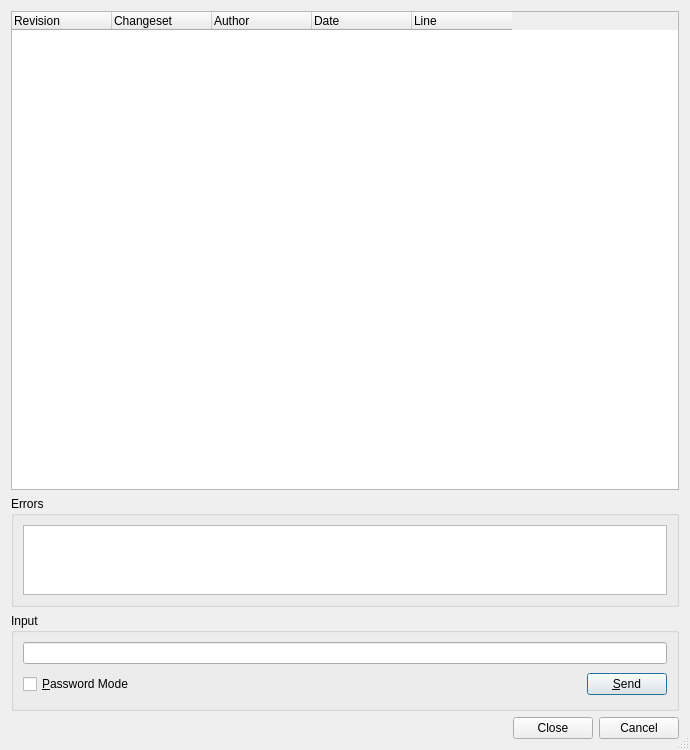
<?xml version="1.0" encoding="UTF-8"?>
<ui version="4.0">
 <class>HgAnnotateDialog</class>
 <widget class="QDialog" name="HgAnnotateDialog">
  <property name="geometry">
   <rect>
    <x>0</x>
    <y>0</y>
    <width>690</width>
    <height>750</height>
   </rect>
  </property>
  <property name="windowTitle">
   <string>Mercurial Annotate</string>
  </property>
  <property name="sizeGripEnabled">
   <bool>true</bool>
  </property>
  <layout class="QVBoxLayout">
   <item>
    <widget class="QTreeWidget" name="annotateList">
     <property name="sizePolicy">
      <sizepolicy hsizetype="Expanding" vsizetype="Expanding">
       <horstretch>0</horstretch>
       <verstretch>6</verstretch>
      </sizepolicy>
     </property>
     <property name="alternatingRowColors">
      <bool>true</bool>
     </property>
     <property name="selectionMode">
      <enum>QAbstractItemView::NoSelection</enum>
     </property>
     <property name="rootIsDecorated">
      <bool>false</bool>
     </property>
     <property name="itemsExpandable">
      <bool>false</bool>
     </property>
     <attribute name="headerStretchLastSection">
      <bool>false</bool>
     </attribute>
     <column>
      <property name="text">
       <string>Revision</string>
      </property>
     </column>
     <column>
      <property name="text">
       <string>Changeset</string>
      </property>
     </column>
     <column>
      <property name="text">
       <string>Author</string>
      </property>
     </column>
     <column>
      <property name="text">
       <string>Date</string>
      </property>
     </column>
     <column>
      <property name="text">
       <string>Line</string>
      </property>
     </column>
    </widget>
   </item>
   <item>
    <widget class="QGroupBox" name="errorGroup">
     <property name="sizePolicy">
      <sizepolicy hsizetype="Preferred" vsizetype="Expanding">
       <horstretch>0</horstretch>
       <verstretch>1</verstretch>
      </sizepolicy>
     </property>
     <property name="title">
      <string>Errors</string>
     </property>
     <layout class="QVBoxLayout">
      <item>
       <widget class="QTextEdit" name="errors">
        <property name="readOnly">
         <bool>true</bool>
        </property>
        <property name="acceptRichText">
         <bool>false</bool>
        </property>
       </widget>
      </item>
     </layout>
    </widget>
   </item>
   <item>
    <widget class="QGroupBox" name="inputGroup">
     <property name="title">
      <string>Input</string>
     </property>
     <layout class="QGridLayout">
      <item row="1" column="1">
       <spacer>
        <property name="orientation">
         <enum>Qt::Horizontal</enum>
        </property>
        <property name="sizeType">
         <enum>QSizePolicy::Expanding</enum>
        </property>
        <property name="sizeHint" stdset="0">
         <size>
          <width>327</width>
          <height>29</height>
         </size>
        </property>
       </spacer>
      </item>
      <item row="1" column="2">
       <widget class="QPushButton" name="sendButton">
        <property name="toolTip">
         <string>Press to send the input to the hg process</string>
        </property>
        <property name="text">
         <string>&amp;Send</string>
        </property>
        <property name="shortcut">
         <string>Alt+S</string>
        </property>
       </widget>
      </item>
      <item row="0" column="0" colspan="3">
       <widget class="QLineEdit" name="input">
        <property name="toolTip">
         <string>Enter data to be sent to the hg process</string>
        </property>
       </widget>
      </item>
      <item row="1" column="0">
       <widget class="QCheckBox" name="passwordCheckBox">
        <property name="toolTip">
         <string>Select to switch the input field to password mode</string>
        </property>
        <property name="text">
         <string>&amp;Password Mode</string>
        </property>
        <property name="shortcut">
         <string>Alt+P</string>
        </property>
       </widget>
      </item>
     </layout>
    </widget>
   </item>
   <item>
    <widget class="QDialogButtonBox" name="buttonBox">
     <property name="orientation">
      <enum>Qt::Horizontal</enum>
     </property>
     <property name="standardButtons">
      <set>QDialogButtonBox::Cancel|QDialogButtonBox::Close</set>
     </property>
    </widget>
   </item>
  </layout>
 </widget>
 <tabstops>
  <tabstop>annotateList</tabstop>
  <tabstop>errors</tabstop>
  <tabstop>input</tabstop>
  <tabstop>passwordCheckBox</tabstop>
  <tabstop>sendButton</tabstop>
  <tabstop>buttonBox</tabstop>
 </tabstops>
 <resources/>
 <connections/>
</ui>
